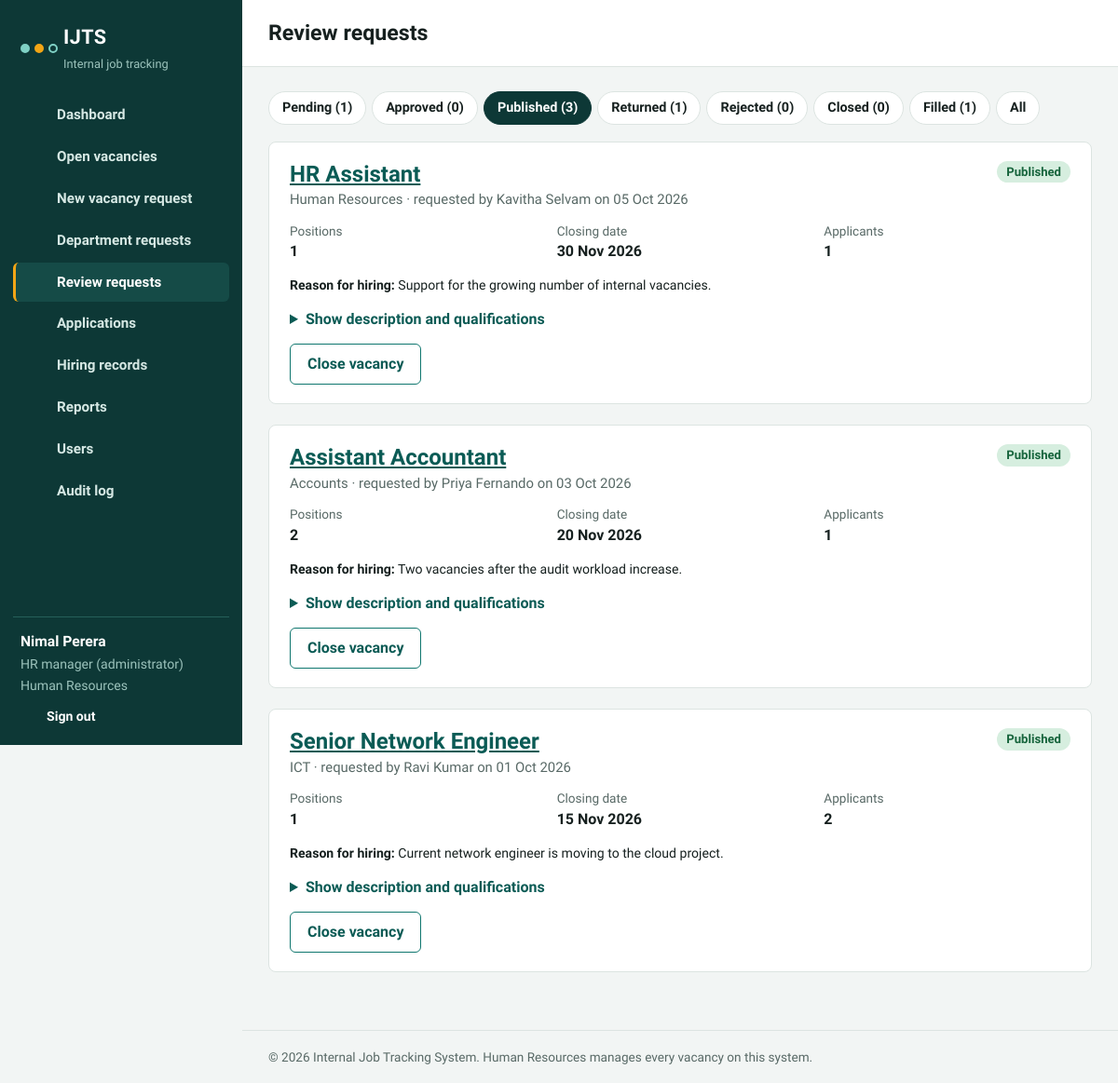
Page /hr_requests.php?status=Published (signed in) on the committed database.
### tables this page shows
CREATE TABLE users (
  id INT UNSIGNED AUTO_INCREMENT PRIMARY KEY,
  full_name VARCHAR(100) NOT NULL,
  email VARCHAR(120) NOT NULL UNIQUE,
  password_hash VARCHAR(255) NOT NULL,
  role ENUM('admin','hr','manager','employee') NOT NULL DEFAULT 'employee',
  department_id INT UNSIGNED NOT NULL,
  status ENUM('Active','Inactive') NOT NULL DEFAULT 'Active',
  created_at TIMESTAMP DEFAULT CURRENT_TIMESTAMP,
  FOREIGN KEY (department_id) REFERENCES departments(id)
);

CREATE TABLE departments (
  id INT UNSIGNED AUTO_INCREMENT PRIMARY KEY,
  name VARCHAR(80) NOT NULL UNIQUE
);

CREATE TABLE vacancies (
  id INT UNSIGNED AUTO_INCREMENT PRIMARY KEY,
  title VARCHAR(150) NOT NULL,
  department_id INT UNSIGNED NOT NULL,
  requested_by INT UNSIGNED NOT NULL,
  positions TINYINT UNSIGNED NOT NULL DEFAULT 1,
  description TEXT NOT NULL,
  qualifications TEXT NOT NULL,
  justification TEXT NULL,
  closing_date DATE NOT NULL,
  status ENUM('Pending','Approved','Published','Returned','Rejected','Closed','Filled') NOT NULL DEFAULT 'Pending',
  hr_comment TEXT NULL,
  reviewed_by INT UNSIGNED NULL,
  created_at TIMESTAMP DEFAULT CURRENT_TIMESTAMP,
  published_at DATETIME NULL,
  FOREIGN KEY (department_id) REFERENCES departments(id),
  FOREIGN KEY (requested_by) REFERENCES users(id),
  FOREIGN KEY (reviewed_by) REFERENCES users(id),
  INDEX idx_vac_status (status)
);

### includes/db.php (called while the page is built)
<?php
function db() {
    static $pdo = null;
    if ($pdo === null) {
        try {
            $pdo = new PDO(
                'mysql:host=' . DB_HOST . ';dbname=' . DB_NAME . ';charset=utf8mb4',
                DB_USER,
                DB_PASS,
                [
                    PDO::ATTR_ERRMODE => PDO::ERRMODE_EXCEPTION,
                    PDO::ATTR_DEFAULT_FETCH_MODE => PDO::FETCH_ASSOC,
                    PDO::ATTR_EMULATE_PREPARES => false,
                ]
            );
        } catch (PDOException $ex) {
            http_response_code(500);
            die('Cannot connect to the database. Check the settings in config/config.php and make sure you imported database/schema.sql.');
        }
    }
    return $pdo;
}

### hr_requests.php (the view, shortened to what this page needs)
<?php
require_once 'includes/functions.php';
require_role(['hr', 'admin']);
$u = current_user();
$pageTitle = 'Review requests';
$statuses = ['Pending', 'Approved', 'Published', 'Returned', 'Rejected', 'Closed', 'Filled'];
$status = $_GET['status'] ?? 'Pending';
$sql = "SELECT v.*, d.name AS dept_name, r.full_name AS requester,
        (SELECT COUNT(*) FROM applications a WHERE a.vacancy_id = v.id) AS apps
        FROM vacancies v JOIN departments d ON d.id = v.department_id JOIN users r ON r.id = v.requested_by";
$p = [];
if ($status !== 'All') { $sql .= " WHERE v.status = ?"; $p[] = $status; }
$sql .= " ORDER BY v.created_at DESC LIMIT 100";
$rows = q_all($sql, $p);
$counts = [];
foreach (q_all("SELECT status, COUNT(*) AS c FROM vacancies GROUP BY status") as $c) { $counts[$c['status']] = (int)$c['c']; }
include 'includes/header.php';
?>
<div class="tabs">
  <?php foreach (array_merge($statuses, ['All']) as $s): ?>
    <a href="hr_requests.php?status=<?= urlencode($s) ?>" class="<?= $status === $s ? 'on' : '' ?>"><?= e($s) ?><?= $s !== 'All' ? ' (' . ($counts[$s] ?? 0) . ')' : '' ?></a>
  <?php endforeach; ?>
</div>
<?php foreach ($rows as $r): ?>
<section class="panel">
  <div class="panel-head">
    <div><h2><a href="vacancy_view.php?id=<?= (int)$r['id'] ?>"><?= e($r['title']) ?></a></h2>
      <p class="sub" style="margin:2px 0 0"><?= e($r['dept_name']) ?> &middot; requested by <?= e($r['requester']) ?> on <?= e(fmt_date($r['created_at'])) ?></p></div>
    <?= badge($r['status']) ?>
  </div>
  <div class="meta">
    <div><span>Positions</span><strong><?= (int)$r['positions'] ?></strong></div>
    <div><span>Closing date</span><strong><?= e(fmt_date($r['closing_date'])) ?></strong></div>
    <div><span>Applicants</span><strong><?= (int)$r['apps'] ?></strong></div>
  </div>
  <?php if ($r['justification']): ?><p class="small"><strong>Reason for hiring:</strong> <?= e($r['justification']) ?></p><?php endif; ?>
  <details><summary>Show description and qualifications</summary>
  </details>
  <?php if (in_array($r['status'], ['Pending', 'Approved', 'Published'], true)): ?>
  <form method="post" style="margin-top:14px">
    <div class="actions">
      <?php if ($r['status'] === 'Published'): ?><button class="btn ghost" name="action" value="close" type="submit" data-confirm="Close this vacancy to new applications?">Close vacancy</button><?php endif; ?>
    </div>
  </form>
  <?php endif; ?>
</section>
<?php endforeach; ?>
<?php include 'includes/footer.php'; ?>

### includes/header.php (shortened to what this page needs)
<?php
$u = current_user();
$page = basename($_SERVER['PHP_SELF']);
$nav = [];
$nav[] = ['dashboard.php', 'Dashboard', 'dashboard'];
$nav[] = ['vacancies.php', 'Open vacancies', 'briefcase'];
if (in_array($u['role'], ['manager', 'hr', 'admin'], true)) {
    $nav[] = ['request_new.php', 'New vacancy request', 'plus'];
    $nav[] = ['my_requests.php', 'Department requests', 'inbox'];
}
if (is_hr()) {
    $nav[] = ['hr_requests.php', 'Review requests', 'check'];
    $nav[] = ['applications.php', 'Applications', 'file'];
    $nav[] = ['hires.php', 'Hiring records', 'users'];
    $nav[] = ['reports.php', 'Reports', 'chart'];
}
if ($u['role'] === 'admin') {
    $nav[] = ['users.php', 'Users', 'users'];
    $nav[] = ['audit.php', 'Audit log', 'list'];
}
$unread = (int)q_val("SELECT COUNT(*) FROM notifications WHERE user_id = ? AND is_read = 0", [$u['id']]);
?>
<!DOCTYPE html>
<html lang="en">
<head>
<link rel="stylesheet" href="assets/css/style.css">
</head>
<body>
<div class="app">
  <aside class="sidebar" id="sidebar">
    <a class="brand" href="dashboard.php">
      <span class="mark" aria-hidden="true"><i></i><i></i><i></i></span>
      <span class="brand-text"><strong><?= e(APP_NAME) ?></strong><small>Internal job tracking</small></span>
    </a>
    <nav class="nav" aria-label="Main">
      <?php foreach ($nav as $n): ?>
        <a href="<?= e($n[0]) ?>" class="<?= $page === $n[0] ? 'active' : '' ?>"><?= icon($n[2]) ?><span><?= e($n[1]) ?></span></a>
      <?php endforeach; ?>
    </nav>
    <div class="side-user">
      <strong><?= e($u['full_name']) ?></strong>
      <span><?= e(role_label($u['role'])) ?></span>
      <span><?= e($u['dept_name']) ?></span>
      <a href="logout.php" class="logout"><?= icon('logout') ?> Sign out</a>
    </div>
  </aside>
  <div class="main">
    <header class="topbar">
      <h1><?= e($pageTitle ?? 'Dashboard') ?></h1>
      <a class="bell" href="notifications.php" aria-label="Notifications"><?= icon('bell') ?><?php if ($unread > 0): ?><em><?= $unread ?></em><?php endif; ?></a>
    </header>
    <main class="content">

### includes/functions.php (shortened to what this page needs)
<?php
require_once __DIR__ . '/db.php';
function e($v) { return htmlspecialchars((string)$v, ENT_QUOTES, 'UTF-8'); }
function fmt_date($d) { return $d ? date('d M Y', strtotime($d)) : '-'; }
function q_all($sql, $p = []) { $s = db()->prepare($sql); $s->execute($p); return $s->fetchAll(); }
function q_one($sql, $p = []) { $s = db()->prepare($sql); $s->execute($p); $r = $s->fetch(); return $r ? $r : null; }
function current_user() {
    static $u = null;
    if ($u === null) {
        $u = false;
        if (!empty($_SESSION['uid'])) {
            $row = q_one("SELECT u.*, d.name AS dept_name FROM users u JOIN departments d ON d.id = u.department_id WHERE u.id = ? AND u.status = 'Active'", [$_SESSION['uid']]);
            if ($row) { $u = $row; }
        }
    }
    return $u ? $u : null;
}
function require_login() { if (!current_user()) { redirect('login.php'); } }
function is_hr() { $u = current_user(); return $u && in_array($u['role'], ['hr', 'admin'], true); }
function require_role($roles) {
    require_login();
    $u = current_user();
}
function role_label($r) {
    $m = ['admin' => 'HR manager (administrator)', 'hr' => 'HR officer', 'manager' => 'Department head', 'employee' => 'Employee'];
    return $m[$r] ?? $r;
}
function badge($status) {
    $cls = 'b-' . strtolower(str_replace(' ', '-', $status));
    return '<span class="badge ' . e($cls) . '">' . e($status) . '</span>';
}
function icon($name) {
    $p = [
        'dashboard' => '<rect x="3" y="3" width="7" height="9"/><rect x="14" y="3" width="7" height="5"/><rect x="14" y="12" width="7" height="9"/><rect x="3" y="16" width="7" height="5"/>',
        'briefcase' => '<rect x="3" y="7" width="18" height="13" rx="2"/><path d="M9 7V5a2 2 0 0 1 2-2h2a2 2 0 0 1 2 2v2"/>',
        'file'      => '<path d="M14 3H7a2 2 0 0 0-2 2v14a2 2 0 0 0 2 2h10a2 2 0 0 0 2-2V8z"/><path d="M14 3v5h5"/>',
        'plus'      => '<path d="M12 5v14M5 12h14"/>',
        'inbox'     => '<path d="M22 12h-6l-2 3h-4l-2-3H2"/><path d="M5.5 5h13L22 12v6a2 2 0 0 1-2 2H4a2 2 0 0 1-2-2v-6z"/>',
        'check'     => '<circle cx="12" cy="12" r="9"/><path d="M8 12l3 3 5-6"/>',
        'chart'     => '<path d="M4 20V10M10 20V4M16 20v-8M22 20H2"/>',
        'users'     => '<circle cx="9" cy="8" r="4"/><path d="M2 21a7 7 0 0 1 14 0"/><path d="M17 4a4 4 0 0 1 0 8M22 21a6 6 0 0 0-4-5.6"/>',
        'list'      => '<path d="M8 6h13M8 12h13M8 18h13M3 6h.01M3 12h.01M3 18h.01"/>',
        'bell'      => '<path d="M6 8a6 6 0 0 1 12 0c0 7 3 9 3 9H3s3-2 3-9"/><path d="M10 21a2 2 0 0 0 4 0"/>',
        'logout'    => '<path d="M9 21H5a2 2 0 0 1-2-2V5a2 2 0 0 1 2-2h4M16 17l5-5-5-5M21 12H9"/>',
        'menu'      => '<path d="M3 6h18M3 12h18M3 18h18"/>',
    ];
    return '<svg class="ic" viewBox="0 0 24 24" fill="none" stroke="currentColor" stroke-width="1.8" stroke-linecap="round" stroke-linejoin="round" aria-hidden="true">' . ($p[$name] ?? '') . '</svg>';
}

### assets/css/style.css (style rules this page uses)
:root { --ink:#0D3836; --ink-soft:#154B47; --ink-line:#25605A; --ink-text:#D6E8E4; --canvas:#F2F5F4; --surface:#FFFFFF; --text:#16201F; --muted:#586966; --line:#DCE4E1; --primary:#0F766E; --primary-dark:#0B5B55; --accent:#F2A516; --success:#1E7F4F; --danger:#B3363A; --info:#2A5DA8; --warn:#8A5200; --r:8px; --r-sm:6px; --font-head:'Bricolage Grotesque','Segoe UI',system-ui,sans-serif; --font-body:'Source Sans 3','Segoe UI',system-ui,-apple-system,Arial,sans-serif; }
* { box-sizing:border-box }
html { font-size:16px }
body { margin:0;font-family:var(--font-body);color:var(--text);background:var(--canvas);line-height:1.5 }
h1,h2,h3 { font-family:var(--font-head);margin:0;line-height:1.2 }
a { color:var(--primary-dark) }
.ic { width:20px;height:20px;flex:none }
.app { display:grid;grid-template-columns:260px 1fr;min-height:100vh }
.sidebar { background:var(--ink);color:var(--ink-text);display:flex;flex-direction:column;position:sticky;top:0;height:100vh;padding:20px 14px }
.brand { display:flex;align-items:center;gap:12px;text-decoration:none;color:#fff;padding:4px 8px 22px }
.brand-text strong { display:block;font-family:var(--font-head);font-size:1.35rem;letter-spacing:.02em }
.brand-text small { color:#9CC3BC;font-size:.8rem }
.mark { display:flex;align-items:center;width:34px }
.mark i { width:10px;height:10px;border-radius:50%;border:2px solid #7FD1C5;background:transparent;position:relative;flex:none }
.mark i+i { margin-left:5px }
.mark i:nth-child(1) { background:#7FD1C5 }
.mark i:nth-child(2) { background:var(--accent);border-color:var(--accent) }
.nav { display:flex;flex-direction:column;gap:2px;overflow:auto;flex:1 }
.nav a { display:flex;align-items:center;gap:12px;padding:10px 12px;border-radius:var(--r-sm);color:var(--ink-text);text-decoration:none;font-weight:600;font-size:.95rem;border-left:3px solid transparent }
.nav a.active { background:var(--ink-soft);border-left-color:var(--accent);color:#fff }
.side-user { border-top:1px solid var(--ink-line);padding:14px 8px 0;display:flex;flex-direction:column;gap:2px;font-size:.88rem }
.side-user strong { color:#fff;font-size:.98rem }
.side-user span { color:#9CC3BC }
.logout { display:inline-flex;align-items:center;gap:8px;margin-top:10px;color:#fff;text-decoration:none;font-weight:600 }
.main { display:flex;flex-direction:column;min-width:0 }
.topbar { display:flex;align-items:center;gap:14px;padding:16px 28px;background:var(--surface);border-bottom:1px solid var(--line);position:sticky;top:0;z-index:5 }
.topbar h1 { font-size:1.45rem;flex:1 }
.bell { position:relative;color:var(--text);padding:6px }
.content { padding:26px 28px 40px;max-width:1180px;width:100% }
.panel { background:var(--surface);border:1px solid var(--line);border-radius:var(--r);padding:20px 22px;margin-bottom:22px }
.panel .sub { color:var(--muted);margin:0 0 14px;font-size:.93rem }
.panel-head { display:flex;justify-content:space-between;align-items:flex-start;gap:12px;flex-wrap:wrap;margin-bottom:12px }
.meta { display:grid;grid-template-columns:repeat(auto-fit,minmax(180px,1fr));gap:14px 22px;margin:0 0 6px }
.meta div span { display:block;color:var(--muted);font-size:.85rem }
.meta div strong { font-weight:600 }
.small { font-size:.88rem }
.badge { display:inline-block;padding:2px 10px;border-radius:12px;font-size:.82rem;font-weight:600;background:#E8EEEC;color:#33423F;white-space:nowrap }
.b-published,.b-selected { background:#D6EEDF;color:#16643C }
.btn { display:inline-flex;align-items:center;justify-content:center;gap:8px;padding:9px 18px;border-radius:var(--r-sm);border:1px solid var(--primary);background:var(--primary);color:#fff;font:inherit;font-weight:600;cursor:pointer;text-decoration:none }
.btn.ghost { background:#fff;color:var(--primary-dark) }
.actions { display:flex;gap:8px;flex-wrap:wrap;align-items:center }
.tabs { display:flex;gap:6px;flex-wrap:wrap;margin-bottom:18px }
.tabs a { padding:6px 14px;border:1px solid var(--line);border-radius:18px;text-decoration:none;color:var(--text);background:#fff;font-weight:600;font-size:.9rem }
.tabs a.on { background:var(--ink);border-color:var(--ink);color:#fff }
details summary { cursor:pointer;color:var(--primary-dark);font-weight:600 }

### rows in the picture
users: full_name "Nimal Perera", role "HR manager (administrator)", department.name "Human Resources"
vacancies: requested_by "3", title "Senior Network Engineer", department.name "ICT", requested_by.full_name "Ravi Kumar", created_at "01 Oct 2026", status "Published", positions "1", closing_date "15 Nov 2026", apps "2", justification "Current network engineer is moving to the cloud project.", shows "Close vacancy"
vacancies: title "HR Assistant", department.name "Human Resources", requested_by.full_name "Kavitha Selvam", created_at "05 Oct 2026", status "Published", positions "1", closing_date "30 Nov 2026", apps "1", justification "Support for the growing number of internal vacancies.", shows "Close vacancy"
vacancies: title "Assistant Accountant", department.name "Accounts", requested_by.full_name "Priya Fernando", created_at "03 Oct 2026", status "Published", positions "2", closing_date "20 Nov 2026", apps "1", justification "Two vacancies after the audit workload increase.", shows "Close vacancy"

### other values in the picture
APP_NAME "IJTS"
$n[1] "Dashboard"
$n[1] "Open vacancies"
$n[1] "New vacancy request"
$n[1] "Department requests"
$n[1] "Review requests"
$n[1] "Applications"
$n[1] "Hiring records"
$n[1] "Reports"
$n[1] "Users"
$n[1] "Audit log"
$pageTitle "Review requests"
$s "Pending"
$counts[$s] "1"
$s "Approved"
